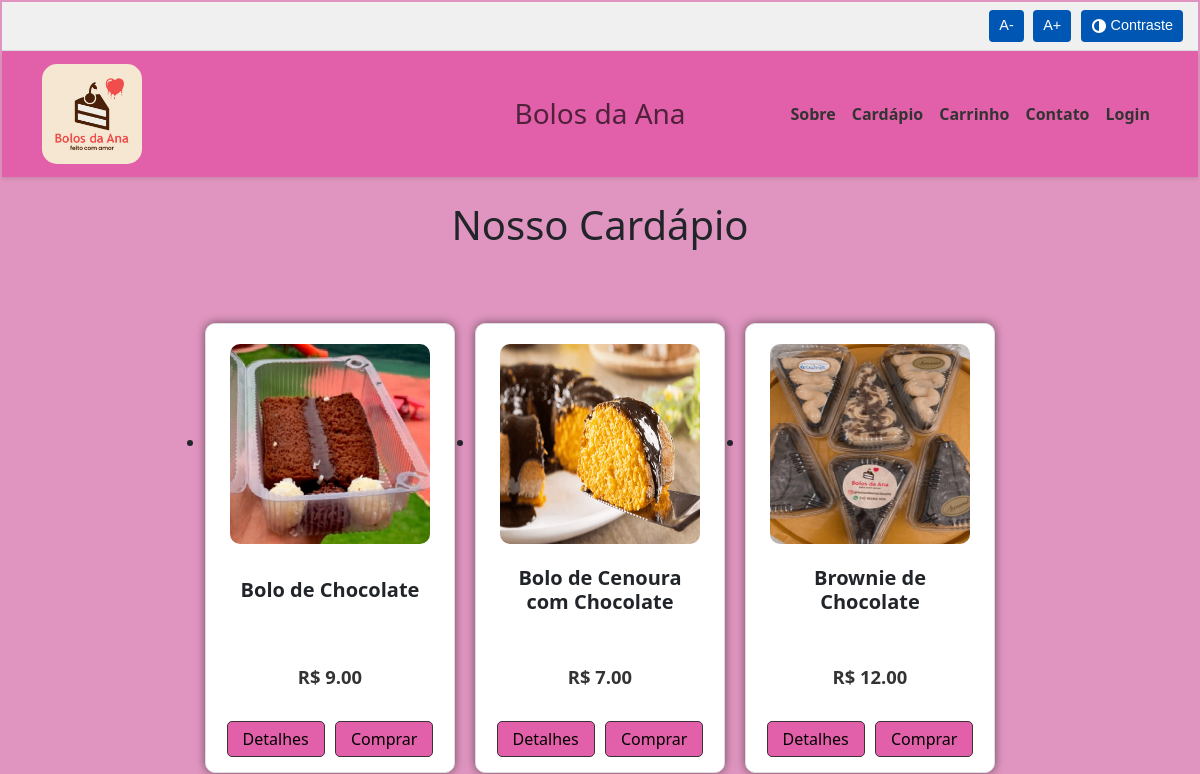
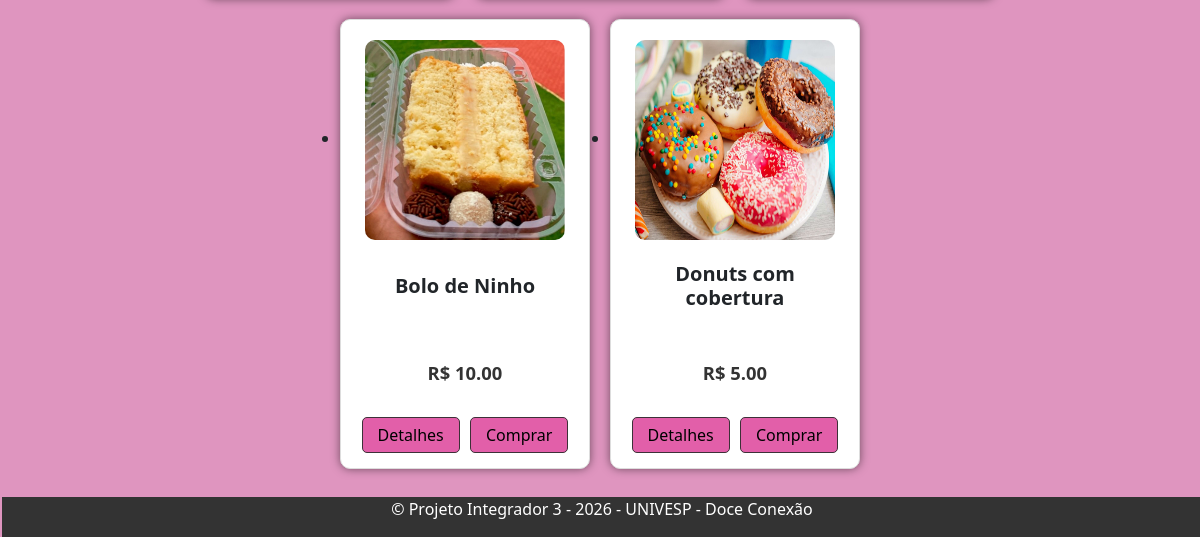
The app's page /, older data (2 pictures, top to bottom).
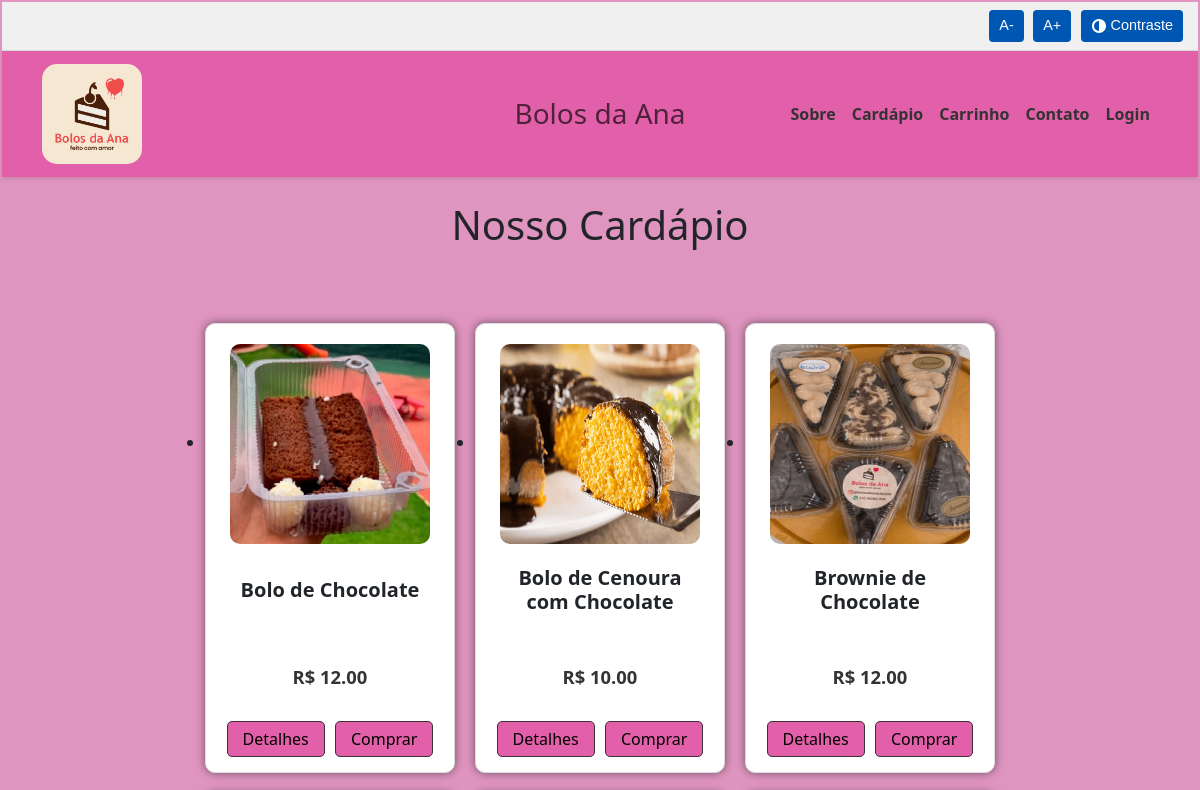
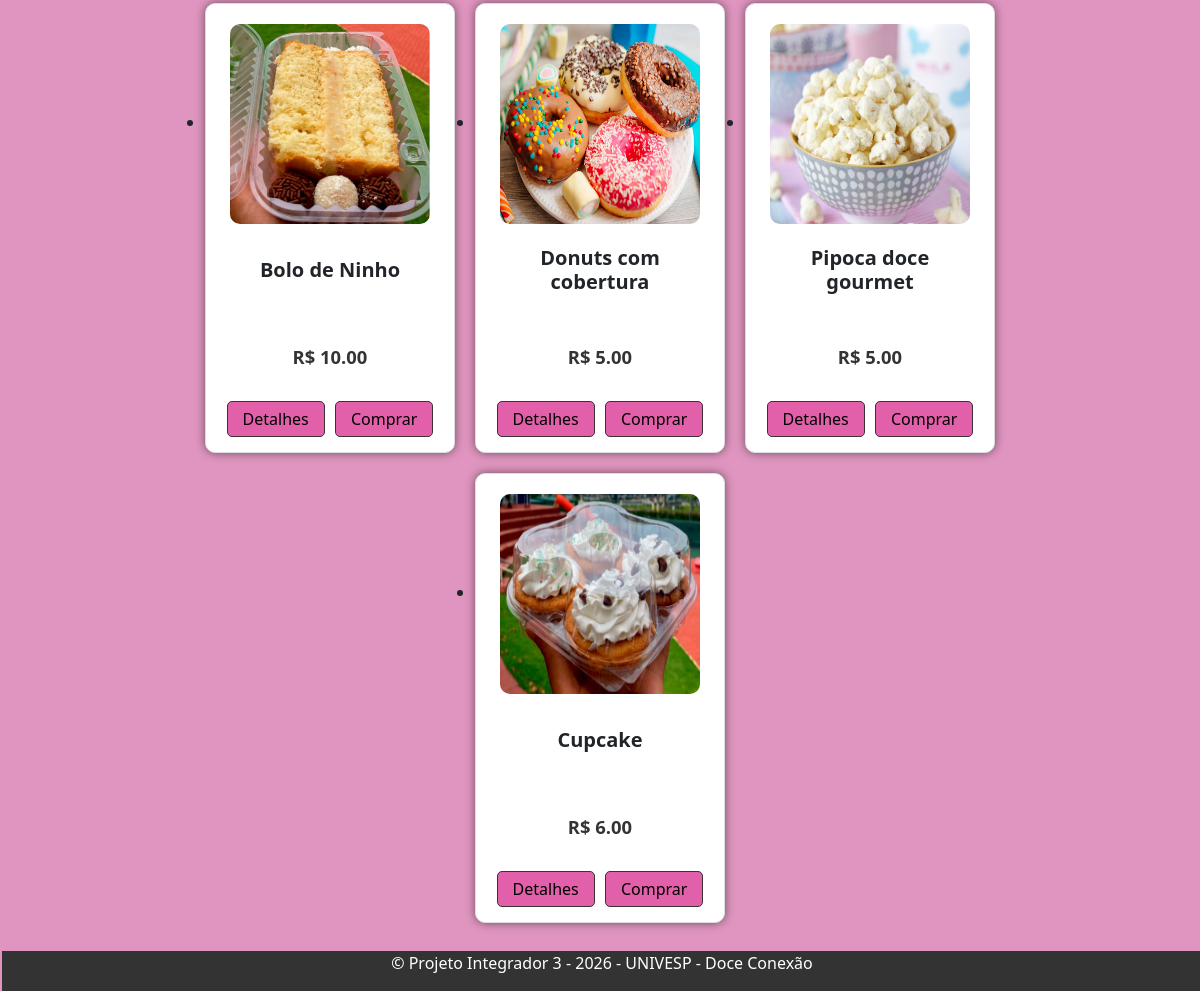
The same page, newer data (2 pictures, top to bottom).
### app.py (models this page shows)
class Produto(db.Model):
    id = db.Column(db.Integer, primary_key=True)
    nome = db.Column(db.String(100), nullable=False)
    categoria = db.Column(db.String(50), nullable=False)
    preco = db.Column(db.Float, nullable=False)
    estoque = db.Column(db.Integer, nullable=False)
    imagem = db.Column(db.String(200))
    descricao = db.Column(db.String(200), nullable=False)

### app.py (the view)
    @app.route('/')
    def index():
        produtos = Produto.query.all()
        return render_template('index.html', produtos=produtos)

### templates/index.html (shortened to what this page needs)
{% extends 'base.html' %}
{% block content %}
<main role="main" class="container">
    <h1 class="text-center my-4">Nosso Cardápio</h1>
    <ul class="produtos">
        {% for produto in produtos %}
            <li class="produto {% if produto.estoque <= 0 %}sem-estoque{% endif %}">
                <img src="{{ produto.imagem }}" alt="Foto de {{ produto.nome }}">
                <div class="nome_produto">
                    <h2>{{ produto.nome }}</h2>
                </div>
                <div class="preco_pos">
                    <p class="preco">R$ {{ "%.2f"|format(produto.preco) }}</p>
                </div>
                <div class="botoes_produto_rodape">
                    <button type="button" class="btn-detalhes" onclick="openPopup({{ produto.id }}, this)">
                        Detalhes
                    </button>
                    <form method="POST" action="{{ url_for('carrinho') }}" style="display: inline;">
                        <button type="submit" class="btn-comprar" {% if produto.estoque <= 0 %}disabled{% endif %}>
                            Comprar
                        </button>
                    </form>
                </div>
            </li> {% endfor %}
    </ul> </main>
{% endblock %}

### templates/base.html (shortened to what this page needs)
<!DOCTYPE html>
<html lang="pt-br">
<head>
    <link rel="stylesheet" href="{{ url_for('static', filename='style.css') }}">
    <link rel="stylesheet" href="{{ url_for('static', filename='css/acessibilidade.css') }}">
    <link href="https://cdn.jsdelivr.net/npm/bootstrap@5.3.3/dist/css/bootstrap.min.css" rel="stylesheet">
    <link href="static/style.css" rel="stylesheet">
</head>
<body>
    <nav class="barra-acessibilidade" aria-label="Barra de Acessibilidade">
        <button id="btn-diminuir-fonte" title="Diminuir tamanho da fonte">A-</button>
        <button id="btn-aumentar-fonte" title="Aumentar tamanho da fonte">A+</button>
        <button id="btn-alto-contraste" title="Ativar modo de alto contraste">
            <svg xmlns="http://www.w3.org/2000/svg" width="16" height="16" fill="currentColor" viewBox="0 0 16 16">
                <path d="M8 15c-3.866 0-7-3.134-7-7s3.134-7 7-7 7 3.134 7 7-3.134 7-7 7zM8 13V3a5 5 0 0 0 0 10z"/>
            </svg>
            Contraste
        </button>
    </nav>
    <header>
        <nav class="navbar navbar-expand-lg navbar-light">
            <div class="container">
                <a class="navbar-brand" href="{{ url_for('index') }}">
                    <img src="static/fotos/logo.jpg" alt="Logotipo Bolos da Ana - Ir para a página inicial">
                </a>
                <span class="navbar-text position-absolute top-50 start-50 translate-middle h3">
                    Bolos da Ana
                </span>
                <div class="collapse navbar-collapse" id="navbarNav">
                    <ul class="navbar-nav ms-auto">
                        <li class="nav-item">
                            <a class="nav-link" href="{{ url_for('Inicio') }}">Sobre</a>
                        </li>
                        <li class="nav-item">
                            <a class="nav-link" href="{{ url_for('Cardapio') }}">Cardápio</a>
                        </li>
                        <li class="nav-item">
                            <a class="nav-link" href="{{ url_for('carrinho') }}">Carrinho</a>
                        </li>
                        <li class="nav-item">
                            <a class="nav-link" href="{{ url_for('Contato') }}">Contato</a>
                        </li>
                        <li class="nav-item">
                            <a class="nav-link" href="{{ url_for('login') }}">Login</a>
                        </li>
                    </ul>
                </div>
            </div>
        </nav>
    </header>
    {% block content %}
    {% endblock %}
    <footer>
        <p>&copy; Projeto Integrador 3 - 2026 - UNIVESP - Doce Conexão</p>
    </footer>
</body>
</html>

### static/style.css (style rules this page uses)
.navbar-brand img { max-height: 100px; border-radius: 15px; padding: 0px; }
.navbar { background-color: #e25fa9; box-shadow: 0 2px 4px rgba(0, 0, 0, 0.1); }
.nav-link { font-weight: 600; color: #333; }
body { background-color: #df95bf; margin: 1px; padding: 1px; }
.produtos { display: flex; flex-wrap: wrap; justify-content: center; padding:40px; }
.produto { position: relative; background-color: white; border: 1px solid #ddd; border-radius: 10px; margin: 10px; padding: 20px 20px; width: 250px; height: 450px; text-align: center; box-shadow: 0 0 10px rgba(0, 0, 0, 0.5); }
.produto img { max-width: 100%; height: 200px; width: 200px; border-radius: 10px; }
.produto p { color: #000000; font-weight: bold; }
.nome_produto { height: 80px; display: flex; align-items: center; justify-content: center; margin: 10px 0; padding: 0 10px; text-align: center; }
.preco_pos { position: absolute; bottom: 60px; left: 0; right: 0; padding: 5px; text-align: center; }
.botoes_produto_rodape { position: absolute; bottom: 10px; left: 0; right: 0; padding: 5px; text-align: center; background-color: #ffffff; border-bottom-left-radius: 8px; border-bottom-right-radius: 8px; }
footer { background-color: #333; color: white; text-align: center; position: fixed; bottom: 0; width: 100%; }
.produto .btn-detalhes, .produto .btn-comprar { background-color: #e25fa9; font-size: medium; color: rgb(0, 0, 0); border: 1px solid #3d3138; padding: 5px 15px; border-radius: 5px; cursor: pointer; text-decoration: none; margin: 0 3px; font-weight: normal; }
.produtos .produto .nome_produto h2 { font-size: 1.25rem; font-weight: bold; }
.produtos .produto .preco_pos p.preco { font-size: 1.15rem; font-weight: bold; color: #333; }

### static/css/acessibilidade.css (style rules this page uses)
.barra-acessibilidade { background-color: #f0f0f0; padding: 8px 15px; border-bottom: 1px solid #ddd; text-align: right; font-family: Arial, sans-serif; }
.barra-acessibilidade button { background-color: #0056b3; color: white; border: none; padding: 5px 10px; margin-left: 5px; cursor: pointer; font-size: 0.9em; border-radius: 4px; transition: background-color 0.3s; }

Row changes from the older to the newer data that the page shows:
changed Produto "Bolo de Chocolate": preco "9.00" → "12.00"
changed Produto "Bolo de Cenoura com Chocolate": preco "7.00" → "10.00"
added Produto: imagem (picture), nome "Pipoca doce gourmet", preco "5.00"
added Produto: imagem (picture), nome "Cupcake", preco "6.00"
